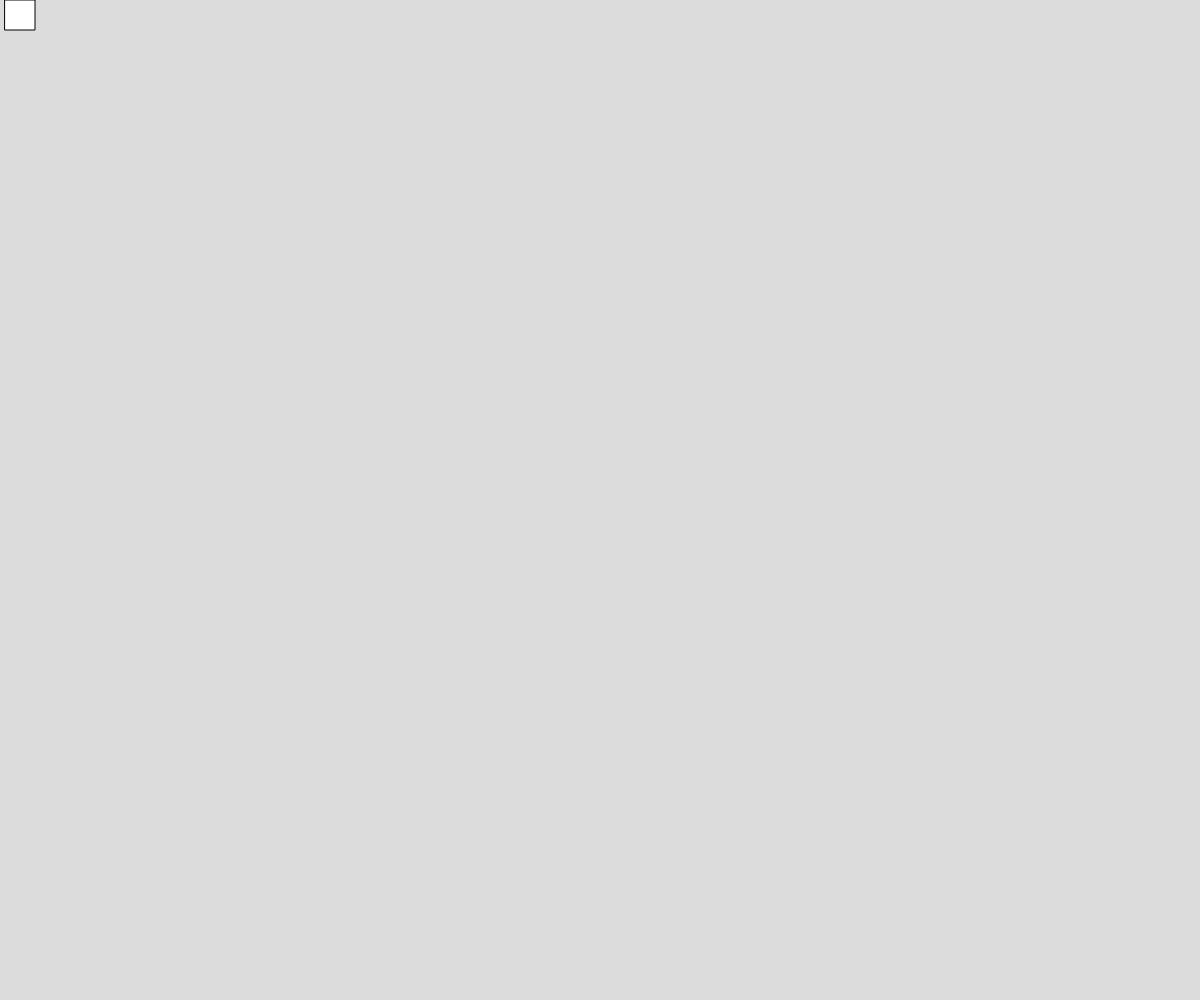
Frame 1 (no input)
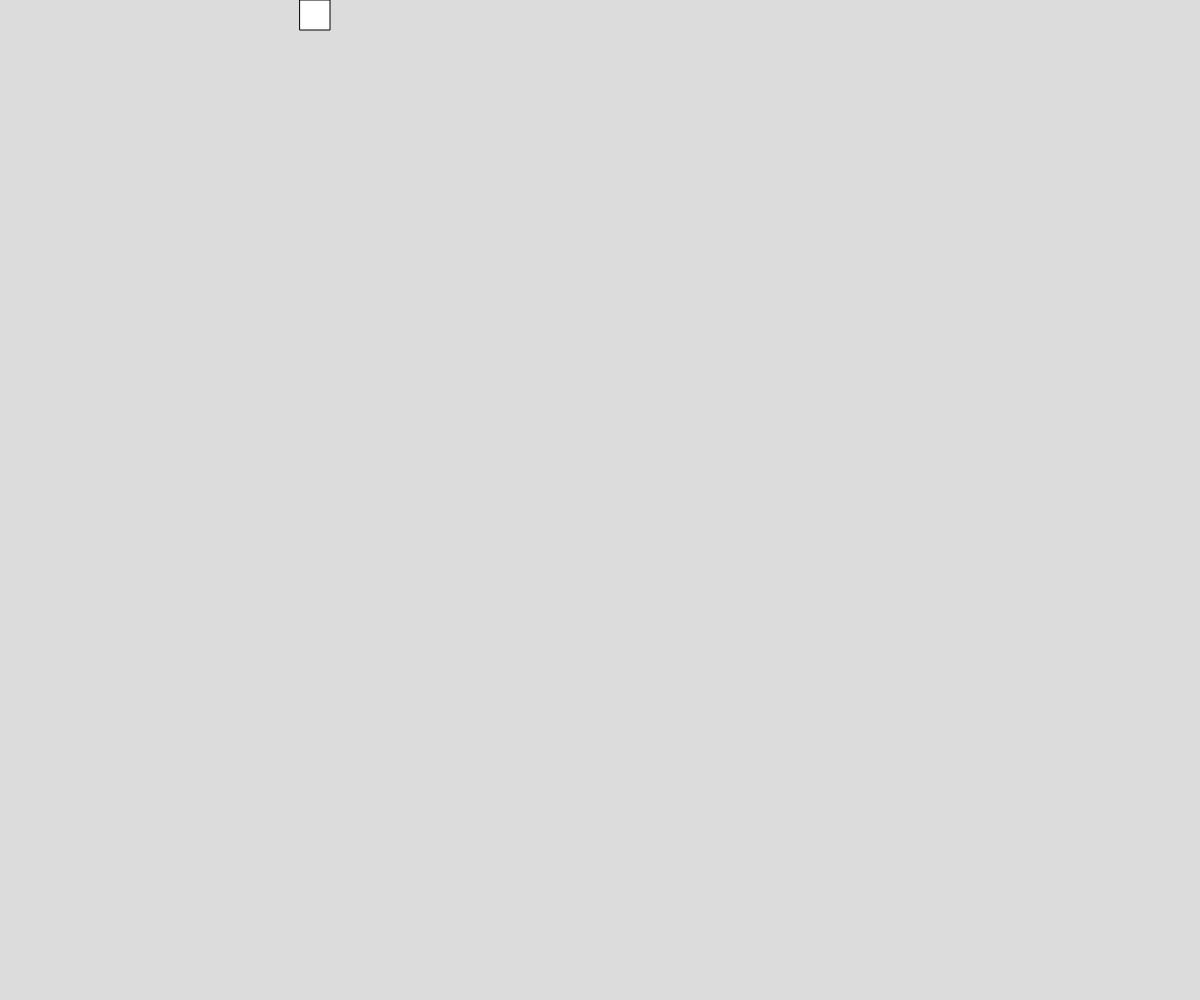
Frame 60 (no input)
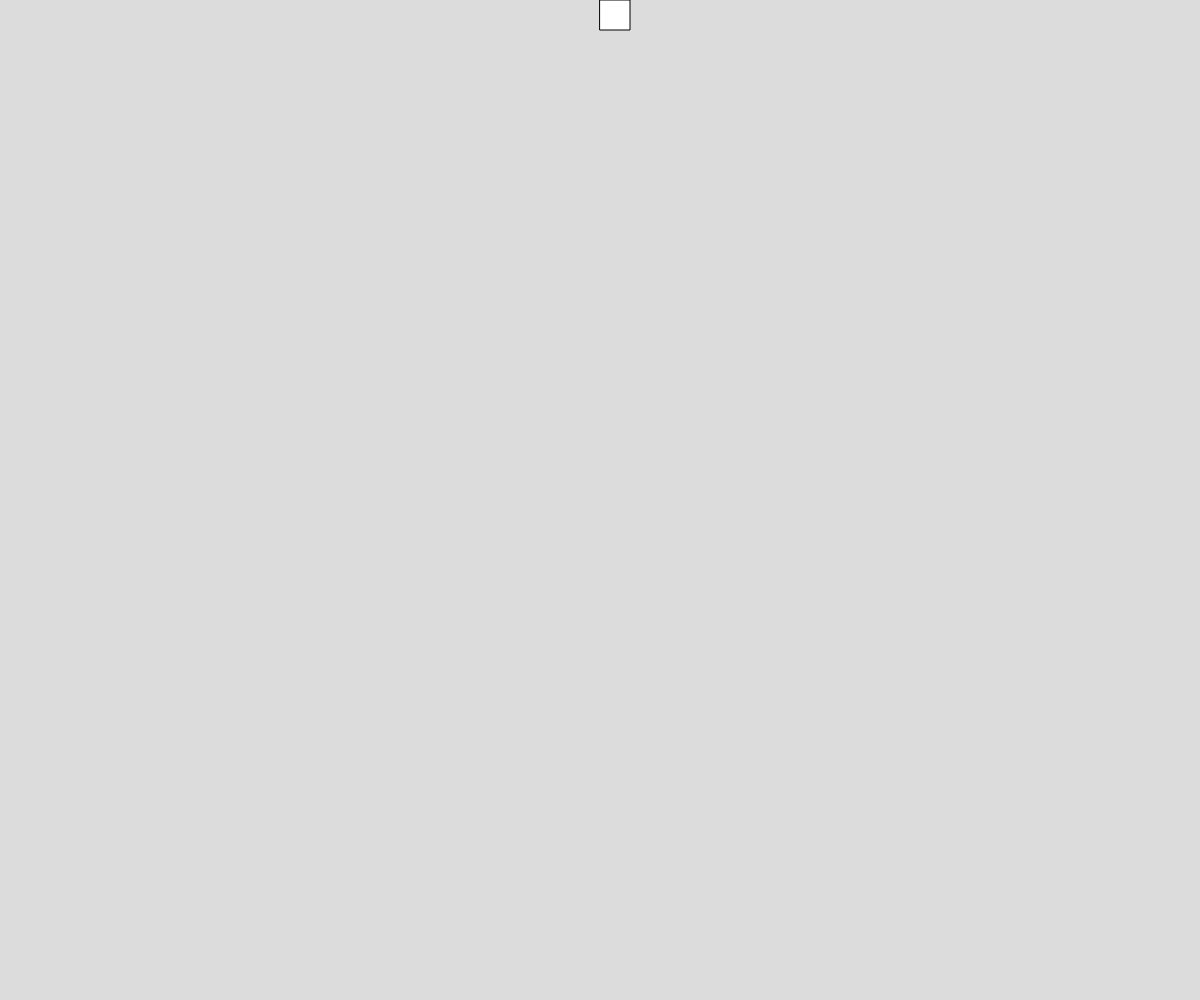
Frame 120 (the mouse pressed at the canvas centre since frame 60)

The p5.js sketch that drew these frames (run headless with seeded random() and noise() and a simulated clock; from frame 60 on, the mouse is pressed at the canvas centre):

// p5.js sketch
// ── sketch.js
// Project Title
// Your Name
// Date
//
// Extra for Experts:
// - describe what you did to take this project "above and beyond"



let state = 0; // 0 stands for top 1 stands for right, 2 bottom, 3 left..
const rectSize = 30;
let x = 0;
let y = 0;


function setup() {
  createCanvas(windowWidth, windowHeight);
}

function draw() {
  background(220);
  if (state === 0){
    x += 5;
    if (x > windowWidth - rectSize) state = 1;
  }
  else if (state === 1){
  }
  rect(x, y, rectSize, rectSize);
  }
